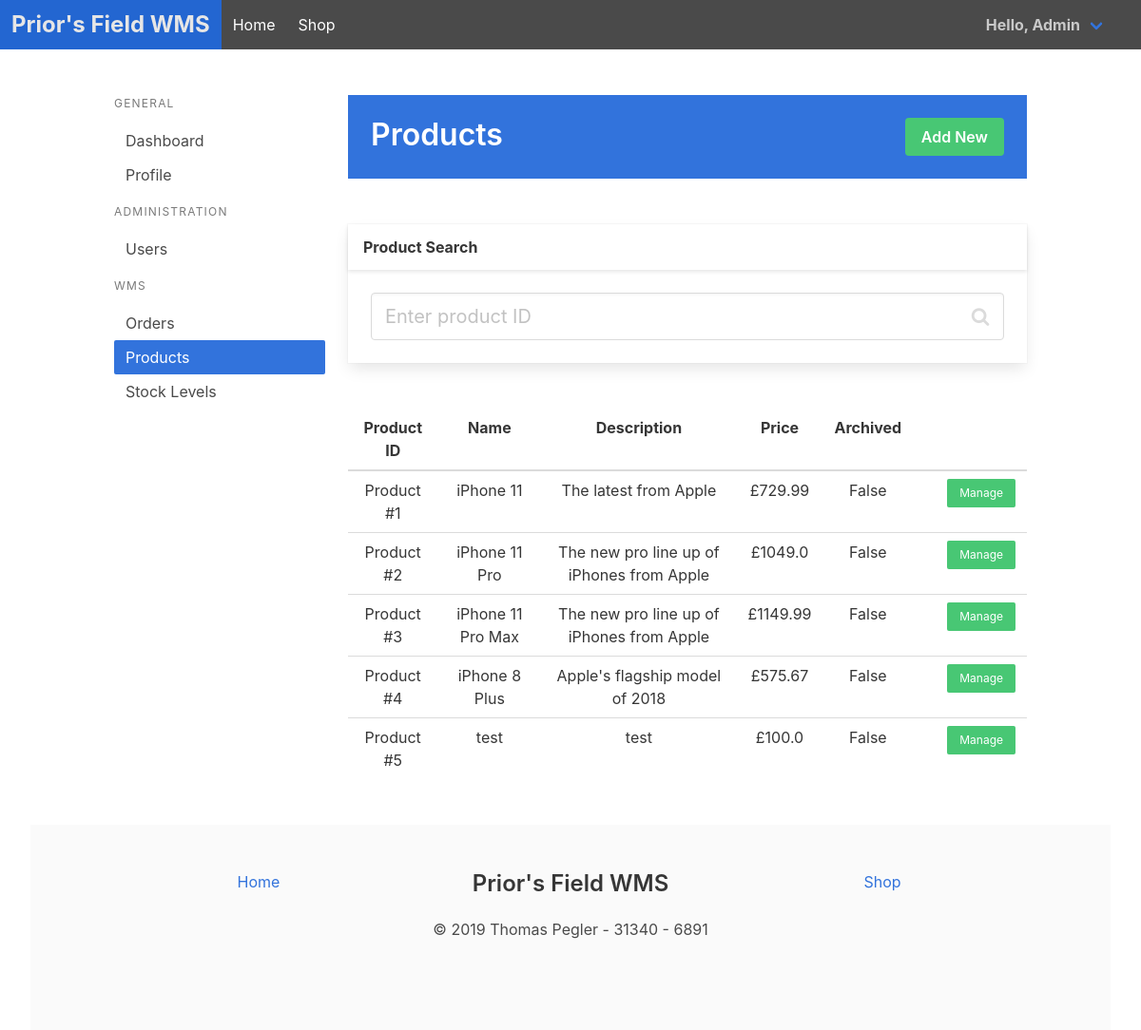
Screenshot of /productmanager (signed in) with the database file from the repository.
### app/models.py (models this page shows, shortened)
class User(UserMixin, db.Model):
    id = db.Column(db.Integer, primary_key=True)
    email = db.Column(db.String, unique=True, nullable=False)
    password = db.Column(db.String, nullable=False)
    firstname = db.Column(db.String, nullable=False)
    lastname = db.Column(db.String, nullable=False)
    isadmin = db.Column(db.Boolean, nullable=False, default=0)
    address_line1 = db.Column(db.String)
    address_line2 = db.Column(db.String)
    address_city = db.Column(db.String)
    address_county = db.Column(db.String)
    address_postcode = db.Column(db.String)
    orders = db.relationship('Order', backref="orderuser", lazy=True)
    basketitems = db.relationship('BasketItem', backref="basketuser", lazy=True)
    passreset = db.relationship('UserPassReset', backref="passresetuser", lazy=True)

class Product(db.Model):
    id = db.Column(db.Integer, primary_key=True)
    name = db.Column(db.String, nullable=False)
    shortdesc = db.Column(db.String)
    longdesc = db.Column(db.String)
    price = db.Column(db.Float, nullable=False)
    stock = db.Column(db.Integer)
    mainimage = db.Column(db.String, nullable=False, default='Stock Image.svg')
    archived = db.Column(db.Boolean, default=False)
    orderitems = db.relationship('OrderItem', backref="orderproduct", lazy=True)
    basketitems = db.relationship('BasketItem', backref="basketproduct", lazy=True)

### app/admin.py (the view)
@admin.route("/productmanager")
@login_required
def productmanager():
    if current_user.isadmin:
        products = Product.query.all()
        return render_template("admin_productmanager.html", products=products)
    else:
        flash("Admin status required to visit this page.", category="is-danger")
        return redirect(url_for("main.index"))

### app/__init__.py (called while the page is built)
@login_manager.user_loader
def load_user(user_id):
    return User.query.get(int(user_id))

### app/templates/admin_productmanager.html (shortened to what this page needs)
{% extends "admin_pagebase.html" %}
{% block pagecontent %}
<div class="column is-9">
    <section class="hero is-link welcome is-small">
        <div class="hero-body">
            <div class="container">
                <h1 class="title">
                    <span>
                        Products
                    </span>
                    <span>
                        <a class="button is-success is-pulled-right" href={{ url_for('admin.addproduct') }}>Add New</a>
                    </span>
                </h1>
            </div>
        </div>
    </section>
    <section class="hero is-small">
        <div class="hero-body">
        </div>
    </section>
    <section>
        <div class="card">
                <header class="card-header">
                    <p class="card-header-title">
                        Product Search
                    </p>
                </header>
                <div class="card-content">
                    <div class="content">
                        <div class="control has-icons-right">
                            <input class="input is-medium" type="integer" placeholder="Enter product ID">
                            <span class="icon is-medium is-right">
                            </span>
                        </div>
                    </div>
                </div>
            </div>
    </section>
    <section class="hero is-small">
        <div class="hero-body">
        </div>
    </section>
    <section>
        <table class="table is-fullwidth">
            <thead>
            <tr>
                <th class="has-text-centered" scope="col">Product ID</th>
                <th class="has-text-centered" scope="col">Name</th>
                <th class="has-text-centered" scope="col">Description</th>
                <th class="has-text-centered" scope="col">Price</th>
                <th class="has-text-centered" scope="col">Archived</th>
                <th class="has-text-centered" scope="col"></th>
                <th class="has-text-centered" scope="col"></th>
            </tr>
            </thead>
            <tbody>
            {% for product in products %}
            <tr>
                <td class="has-text-centered">Product #{{ product.id }}</td>
                <td class="has-text-centered">{{ product.name }}</td>
                <td class="has-text-centered">{{ product.shortdesc }}</td>
                <td class="has-text-centered">£{{ product.price }}</td>
                <td class="has-text-centered">{{ product.archived }}</td>
                <td></td>
                <td class="has-text-centered"><a class="button is-small is-success" href={{ url_for('admin.manageproduct', product_id=product.id) }}>Manage</a></td>
            </tr>
            {% endfor %}
            </tbody>
        </table>
    </section>
</div>
{% endblock %}

### app/templates/base.html (shortened to what this page needs)
<!DOCTYPE html>
<html>
<head>
    <link rel="stylesheet" href="https://maxcdn.bootstrapcdn.com/font-awesome/4.7.0/css/font-awesome.min.css">
    <link rel="stylesheet" href="/static/css/mybulma.css">
</head>
<body>
    <section class="hero is-link has-background-grey-dark">
        <nav class="navbar" role="navigation">
            <div class="navbar-brand">
                <a href="{{ url_for('main.index') }}" class="navbar-item has-text-white is-size-4">
                    <strong>Prior's Field WMS</strong>
                </a>
            </div>
            <div class="navbar-menu">
                <div class="navbar-start">
                    <a href="{{ url_for('main.index') }}" class="navbar-item">
                        Home
                    </a>
                    <a href="{{ url_for('shop.shop_main') }}" class="navbar-item">
                        Shop
                    </a>
                </div>
            </div>
            <div class="navbar-end">
                {% if current_user.is_authenticated %}
                <div class="navbar-item has-dropdown is-hoverable">
                    <a class="navbar-link">
                        <strong>Hello, {{ current_user.firstname }}</strong>
                    </a>
                {% endif %}
                <div class="navbar-item">
                </div>
                </div>
            </div>
        </nav>
    </section>
    {% block content %}
    {% endblock %}
<section>
    <div class="container is-fluid">
        <footer class="footer">
            <div class="container">
                <div class="columns">
                    <div class="column is-4">
                        <div class="level"><a class="level-item" href="{{ url_for('main.index') }}">Home</a></div>
                    </div>
                    <div class="column is-4 has-text-centered"><a class="title is-4">Prior's Field WMS</a></div>
                    <div class="column is-4 has-text-right">
                        <div class="level"><a class="level-item" href="{{ url_for('shop.shop_main') }}">Shop</a></div>
                    </div>
                </div>
                <p class="subtitle has-text-centered is-6">&copy; 2019 Thomas Pegler - 31340 - 6891</p>
            </div>
        </footer>
    </div>
</section>
</body>
</html>

### rows the page displays
User: firstname "Admin"
Product: id "1", name "iPhone 11", shortdesc "The latest from Apple", price "729.99", archived "False"
Product: id "2", name "iPhone 11 Pro", shortdesc "The new pro line up of iPhones from Apple", price "1049.0", archived "False"
Product: id "3", name "iPhone 11 Pro Max", shortdesc "The new pro line up of iPhones from Apple", price "1149.99", archived "False"
Product: id "4", name "iPhone 8 Plus", shortdesc "Apple's flagship model of 2018", price "575.67", archived "False"
Product: id "5", name "test", shortdesc "test", price "100.0", archived "False"
